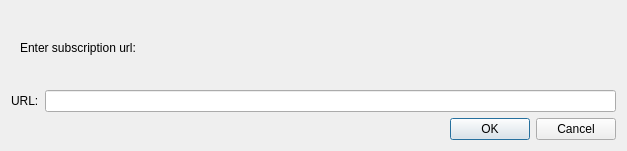
<?xml version="1.0" encoding="UTF-8"?>
<ui version="4.0">
 <class>Dialog</class>
 <widget class="QDialog" name="Dialog">
  <property name="geometry">
   <rect>
    <x>0</x>
    <y>0</y>
    <width>627</width>
    <height>151</height>
   </rect>
  </property>
  <property name="minimumSize">
   <size>
    <width>627</width>
    <height>151</height>
   </size>
  </property>
  <property name="maximumSize">
   <size>
    <width>627</width>
    <height>151</height>
   </size>
  </property>
  <property name="windowTitle">
   <string>Dialog</string>
  </property>
  <layout class="QVBoxLayout" name="verticalLayout">
   <item>
    <widget class="QWidget" name="widget" native="true">
     <layout class="QHBoxLayout" name="horizontalLayout_2" stretch="0,1">
      <item>
       <widget class="QLabel" name="labelMessage">
        <property name="text">
         <string>Enter subscription url:</string>
        </property>
       </widget>
      </item>
      <item>
       <widget class="QLabel" name="labelError">
        <property name="font">
         <font>
          <weight>50</weight>
          <bold>false</bold>
         </font>
        </property>
        <property name="styleSheet">
         <string notr="true">color: rgb(255, 0, 0);</string>
        </property>
        <property name="text">
         <string/>
        </property>
       </widget>
      </item>
     </layout>
    </widget>
   </item>
   <item>
    <layout class="QHBoxLayout" name="horizontalLayout">
     <item>
      <widget class="QLabel" name="labelUrl">
       <property name="text">
        <string>URL:</string>
       </property>
      </widget>
     </item>
     <item>
      <widget class="QLineEdit" name="lineEdit"/>
     </item>
    </layout>
   </item>
   <item>
    <widget class="QDialogButtonBox" name="buttonBox">
     <property name="orientation">
      <enum>Qt::Horizontal</enum>
     </property>
     <property name="standardButtons">
      <set>QDialogButtonBox::Cancel|QDialogButtonBox::Ok</set>
     </property>
    </widget>
   </item>
  </layout>
 </widget>
 <resources/>
 <connections>
  <connection>
   <sender>buttonBox</sender>
   <signal>accepted()</signal>
   <receiver>Dialog</receiver>
   <slot>accept()</slot>
   <hints>
    <hint type="sourcelabel">
     <x>248</x>
     <y>254</y>
    </hint>
    <hint type="destinationlabel">
     <x>157</x>
     <y>274</y>
    </hint>
   </hints>
  </connection>
  <connection>
   <sender>buttonBox</sender>
   <signal>rejected()</signal>
   <receiver>Dialog</receiver>
   <slot>reject()</slot>
   <hints>
    <hint type="sourcelabel">
     <x>316</x>
     <y>260</y>
    </hint>
    <hint type="destinationlabel">
     <x>286</x>
     <y>274</y>
    </hint>
   </hints>
  </connection>
 </connections>
</ui>
